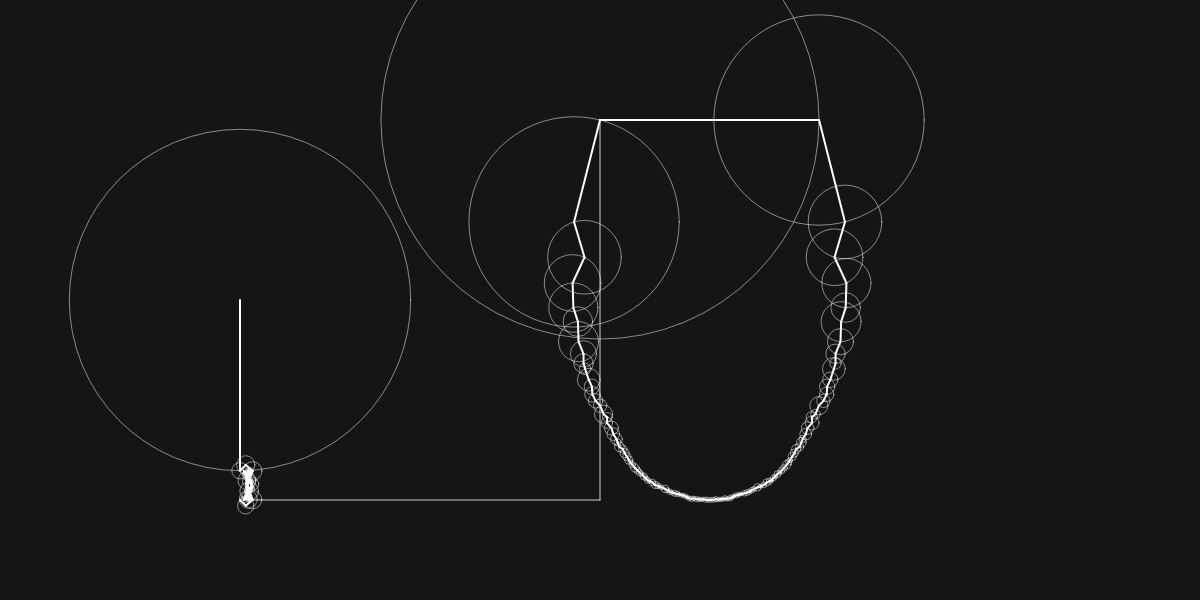
Frame 1 (no input)
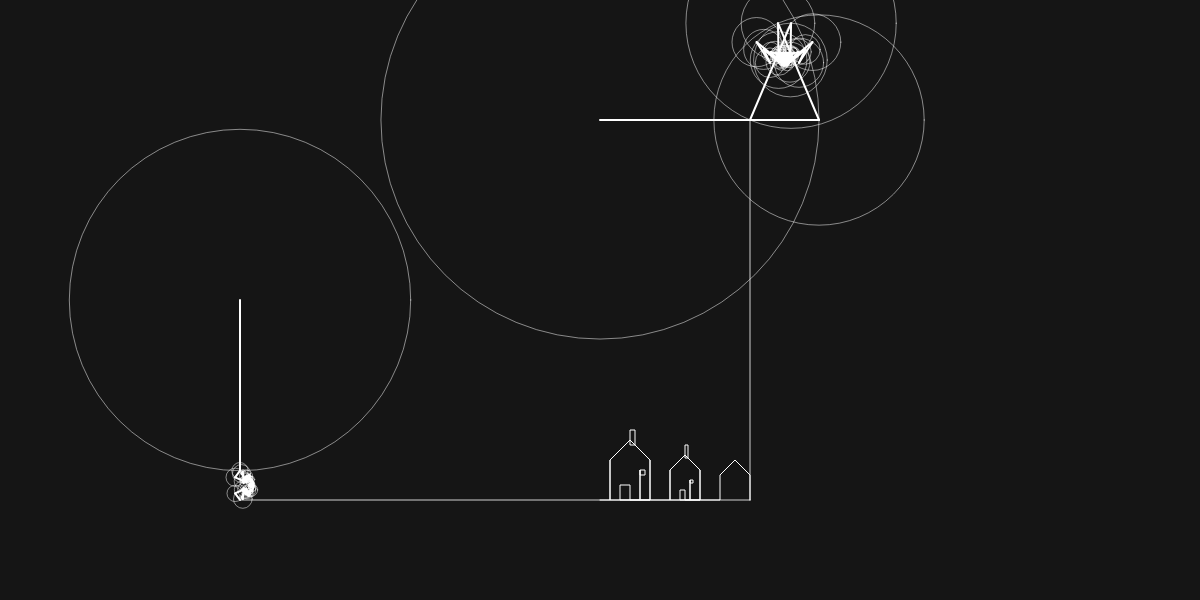
Frame 60 (no input)
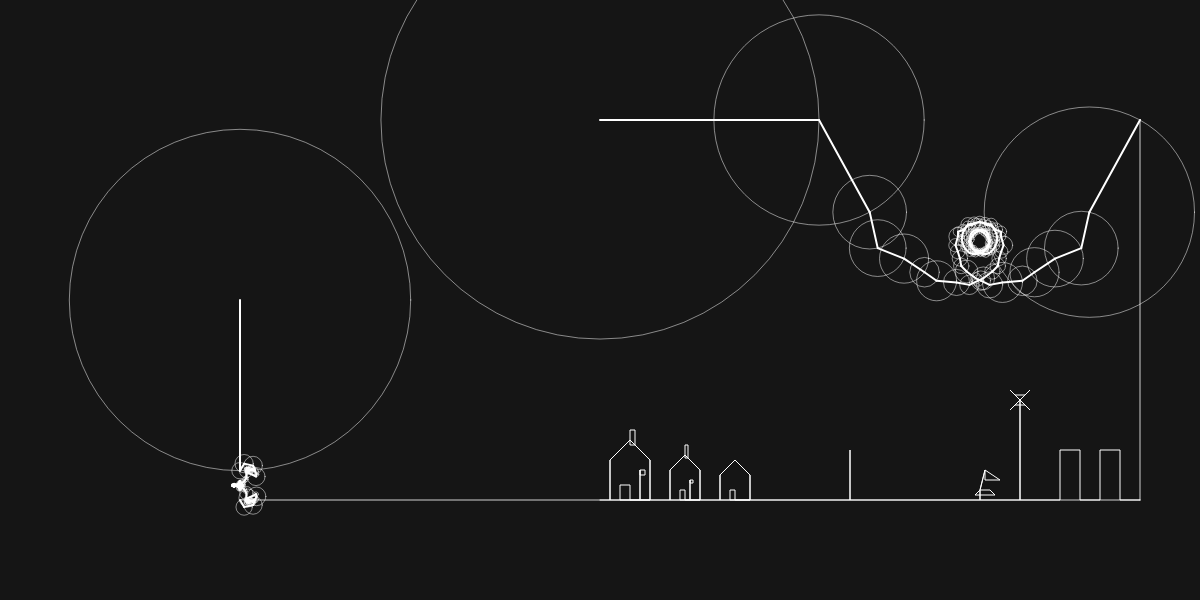
Frame 120 (the mouse pressed at the canvas centre since frame 60)

The p5.js sketch that drew these frames (run headless with seeded random() and noise() and a simulated clock; from frame 60 on, the mouse is pressed at the canvas centre):

// p5.js sketch
// ── sketch.js
const MAX_LENGTH = 1000
let time = 0
const path = []

const xPath = []
const yPath = []

let fourierX = []
let fourierY = []
const radius = 150

function setup() {
  createCanvas(1200, 600)

  const drawPath = parseSVGPath(`
   M 0 200             L 10 200            L 10 160            L 30 140            L 50 160            L 50 200            L 30 200            L 30 185            L 20 185            L 20 200            L 30 200            L 40 200            L 40 170            L 45 170            L 45 175            L 40 175            L 40 170            L 40 200            L 50 200            L 50 160            L 30 140            L 30 130            L 35 130            L 35 145            L 30 145            L 30 140            L 10 160            L 10 200            L 70 200            L 70 170            L 85 155            L 100 170           L 100 200           L 85 200            L 85 190            L 80 190            L 80 200            L 85 200            L 90 200            L 90 180            L 93 180            L 93 183            L 90 183            L 90 180            L 90 200            L 100 200           L 100 170           L 85 155            L 85 145            L 88 145            L 88 158            L 85 158            L 85 155            L 70 170            L 70 200            L 120 200           L 120 175           L 135 160           L 150 175           L 150 200           L 135 200           L 135 190           L 130 190           L 130 200           L 135 200           L 150 200           L 150 175           L 135 160           L 120 175           L 120 200           L 180 200           Q 195 150 210 200   Q 230 130 250 200   L 250 170           Q 245 160 250 150   Q 255 160 250 170   L 250 200           Q 270 160 290 200   L 320 200           Q 330 210 340 200   Q 350 210 360 200   Q 370 210 380 200   L 380 190           L 390 190           L 395 195           L 375 195           L 380 190           L 385 170           L 400 180           L 385 180           L 385 170           L 380 190           L 380 200           L 420 200           L 420 100           C 410 90 410 110 420 120 C 430 110 430 90 420 100 L 425 95            L 430 90            L 425 95            L 415 95            L 410 90            L 415 95            L 425 105           L 430 110           L 425 105           L 415 105           L 410 110           L 415 105           L 420 100           L 420 200           L 460 200           L 460 150           Q 465 140 470 150   Q 475 140 480 150   L 480 200           L 500 200           L 500 150           Q 505 140 510 150   Q 515 140 520 150   L 520 200           L 540 200           L 540 150           Q 545 140 550 150   Q 555 140 560 150   L 560 200           L 600 200                
  `)

  const skip = 1
  for (let i = 0; i < drawPath.length - 1; i += skip) {
    xPath.push(drawPath[i][0])
    yPath.push(drawPath[i][1])

  }

  print(xPath, yPath)

  fourierX = discreteFourierTransform(xPath)
  fourierY = discreteFourierTransform(yPath)

}

function draw() {
  background(21)
  stroke(255)

  const vX = epiCycle(width / 2, height / 5, 0, fourierX)
  const vY = epiCycle(width / 5, height / 2, HALF_PI, fourierY)
  const vector = createVector(vX.x, vY.y)

  path.unshift(vector)

  strokeWeight(0.8)
  line(vX.x, vX.y, vector.x, vector.y)
  line(vY.x, vY.y, vector.x, vector.y)

  strokeWeight(1)
  beginShape()
  noFill()

  for (let i = 0; i < path.length; i++) {
    vertex(path[i].x, path[i].y)
  }

  endShape()

  const deltaTime = TWO_PI / fourierY.length

  // time += 0.01
  time += deltaTime

  if (path.length > MAX_LENGTH) {
    path.pop()
  }
}

function epiCycle(_x, _y, rotation, fourier) {
  let x = _x
  let y = _y

  for (let i = 0; i < fourier.length; i++) {
    const prevX = x
    const prevY = y

    const { frequency, amplitude: radius, phase } = fourier[i]

    x += radius * cos(frequency * time + phase + rotation)
    y += radius * sin(frequency * time + phase + rotation)

    noFill()
    strokeWeight(0.5)
    ellipse(prevX, prevY, radius * 2)

    strokeWeight(2)
    line(prevX, prevY, x, y)
  }

  return createVector(x, y)
}

function discreteFourierTransform(values) {
  const X = []
  const N = values.length


  for (let k = 0; k < N; k++) {
    let real = 0
    let imaginary = 0

    for (let n = 0; n < N; n++) {
      const angle = (TWO_PI * k * n) / N
      real += values[n] * cos(angle)
      imaginary -= values[n] * sin(angle)

    }

    real = real / N
    imaginary = imaginary / N

    const frequency = k
    const amplitude = sqrt(real * real + imaginary * imaginary)
    const phase = atan2(imaginary, real)

    X[k] = { real, imaginary, frequency, amplitude, phase }
  }


  return X
}


function parseSVGPath(d) {
  const commands = d.match(/[A-Za-z][^A-Za-z]*/g);
  if (!commands) return [];

  const points = [];
  for (const command of commands) {
    const type = command.charAt(0);
    const args = command.slice(1).trim().split(/[\s,]+/).filter(Boolean).map(Number);

    if (type === 'M' || type === 'L') {
      for (let i = 0; i < args.length; i += 2) {
        points.push([args[i], args[i + 1]]);
      }
    } else if (type === 'Q') {
      for (let i = 0; i < args.length; i += 4) {
        points.push([args[i + 2], args[i + 3]]);
      }
    }
  };

  return points;
}
